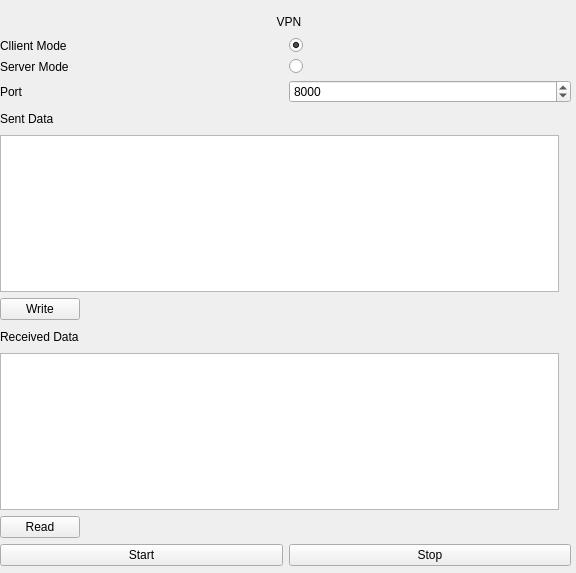
<?xml version="1.0" encoding="UTF-8"?>
<ui version="4.0">
 <class>MainWindow</class>
 <widget class="QWidget" name="MainWindow">
  <property name="geometry">
   <rect>
    <x>0</x>
    <y>0</y>
    <width>576</width>
    <height>573</height>
   </rect>
  </property>
  <property name="windowTitle">
   <string>VPN</string>
  </property>
  <widget class="QWidget" name="">
   <property name="geometry">
    <rect>
     <x>0</x>
     <y>11</y>
     <width>571</width>
     <height>555</height>
    </rect>
   </property>
   <layout class="QVBoxLayout" name="verticalLayout">
    <item>
     <layout class="QHBoxLayout" name="horizontalLayout_3">
      <item>
       <spacer name="horizontalSpacer_3">
        <property name="orientation">
         <enum>Qt::Horizontal</enum>
        </property>
        <property name="sizeHint" stdset="0">
         <size>
          <width>40</width>
          <height>20</height>
         </size>
        </property>
       </spacer>
      </item>
      <item>
       <widget class="QLabel" name="label">
        <property name="text">
         <string>  VPN</string>
        </property>
       </widget>
      </item>
      <item>
       <spacer name="horizontalSpacer_4">
        <property name="orientation">
         <enum>Qt::Horizontal</enum>
        </property>
        <property name="sizeHint" stdset="0">
         <size>
          <width>40</width>
          <height>20</height>
         </size>
        </property>
       </spacer>
      </item>
     </layout>
    </item>
    <item>
     <layout class="QVBoxLayout" name="verticalLayout_3">
      <item>
       <layout class="QVBoxLayout" name="verticalLayout_2">
        <item>
         <layout class="QHBoxLayout" name="horizontalLayout_4">
          <item>
           <widget class="QLabel" name="label_3">
            <property name="text">
             <string>Cllient Mode </string>
            </property>
           </widget>
          </item>
          <item>
           <widget class="QRadioButton" name="client">
            <property name="text">
             <string/>
            </property>
            <property name="checked">
             <bool>true</bool>
            </property>
           </widget>
          </item>
         </layout>
        </item>
        <item>
         <layout class="QHBoxLayout" name="horizontalLayout_5">
          <item>
           <widget class="QLabel" name="label_4">
            <property name="text">
             <string>Server Mode</string>
            </property>
           </widget>
          </item>
          <item>
           <widget class="QRadioButton" name="server">
            <property name="text">
             <string/>
            </property>
           </widget>
          </item>
         </layout>
        </item>
       </layout>
      </item>
      <item>
       <layout class="QHBoxLayout" name="horizontalLayout_6">
        <item>
         <widget class="QLabel" name="label_5">
          <property name="text">
           <string>Port</string>
          </property>
         </widget>
        </item>
        <item>
         <widget class="QSpinBox" name="port_box">
          <property name="maximum">
           <number>60000</number>
          </property>
          <property name="value">
           <number>8000</number>
          </property>
         </widget>
        </item>
       </layout>
      </item>
     </layout>
    </item>
    <item>
     <widget class="QLabel" name="label_6">
      <property name="text">
       <string>Sent Data</string>
      </property>
     </widget>
    </item>
    <item>
     <widget class="QTextEdit" name="sent_text">
      <property name="minimumSize">
       <size>
        <width>559</width>
        <height>157</height>
       </size>
      </property>
      <property name="maximumSize">
       <size>
        <width>559</width>
        <height>157</height>
       </size>
      </property>
     </widget>
    </item>
    <item>
     <layout class="QHBoxLayout" name="horizontalLayout_2">
      <item>
       <widget class="QPushButton" name="write_btn">
        <property name="text">
         <string>Write</string>
        </property>
       </widget>
      </item>
      <item>
       <spacer name="horizontalSpacer">
        <property name="orientation">
         <enum>Qt::Horizontal</enum>
        </property>
        <property name="sizeHint" stdset="0">
         <size>
          <width>478</width>
          <height>20</height>
         </size>
        </property>
       </spacer>
      </item>
     </layout>
    </item>
    <item>
     <widget class="QLabel" name="label_7">
      <property name="text">
       <string>Received Data</string>
      </property>
     </widget>
    </item>
    <item>
     <widget class="QTextEdit" name="received_text">
      <property name="minimumSize">
       <size>
        <width>559</width>
        <height>157</height>
       </size>
      </property>
      <property name="maximumSize">
       <size>
        <width>559</width>
        <height>157</height>
       </size>
      </property>
     </widget>
    </item>
    <item>
     <layout class="QHBoxLayout" name="horizontalLayout_7">
      <item>
       <widget class="QPushButton" name="read_btn">
        <property name="text">
         <string>Read</string>
        </property>
       </widget>
      </item>
      <item>
       <spacer name="horizontalSpacer_2">
        <property name="orientation">
         <enum>Qt::Horizontal</enum>
        </property>
        <property name="sizeHint" stdset="0">
         <size>
          <width>478</width>
          <height>20</height>
         </size>
        </property>
       </spacer>
      </item>
     </layout>
    </item>
    <item>
     <layout class="QHBoxLayout" name="horizontalLayout">
      <item>
       <widget class="QPushButton" name="start_btn">
        <property name="text">
         <string>Start</string>
        </property>
       </widget>
      </item>
      <item>
       <widget class="QPushButton" name="stop_btn">
        <property name="text">
         <string>Stop</string>
        </property>
       </widget>
      </item>
     </layout>
    </item>
   </layout>
  </widget>
 </widget>
 <resources/>
 <connections/>
</ui>
